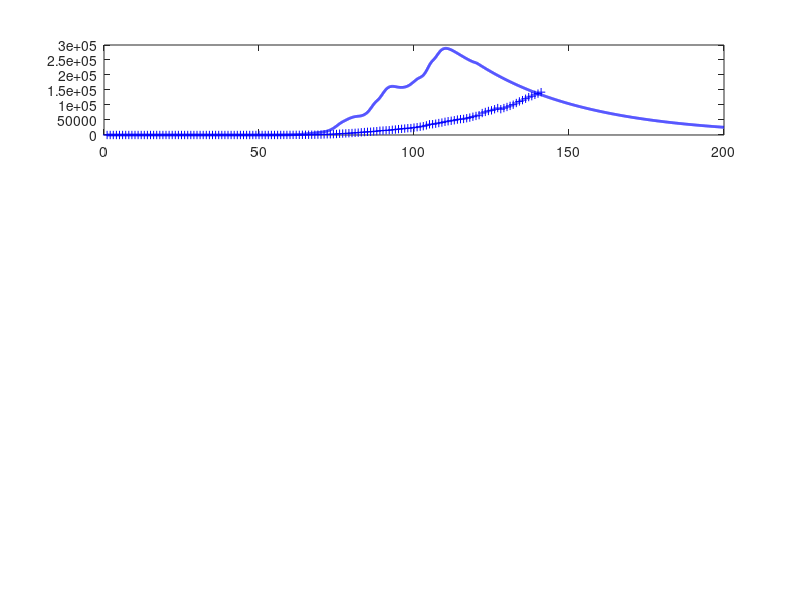

Write MATLAB code to recreate this figure. (Note: this script raises an error after producing the figure.)
% svr19INDIA.m

% Revised:  2020 04 04

% Mathemtatical model for the spread of the covid19 virus
% Model for GLOBAL spread of virus
% Model for CHINA spread of virus: download svr19CHINA.m
% Data from https://www.worldometers.info/coronavirus/
% Date file:  covid19.mat  variable covid19
% Model specified by the variables in the INPUT SECTION of the Script

% DOING PHYSICS WITH MATLAB: 
%   https://d-arora.github.io/Doing-Physics-With-Matlab/
% Documentation
%   http://www.physics.usyd.edu.au/teach_res/mp/doc/sird19E.htm
% Download Scripts
%   http://www.physics.usyd.edu.au/teach_res/mp/mscripts/

% Ian Cooper
% email: matlabvisualphysics@gmail.com
% Matlab 2019b

% Populations: Data d / Model
% Susceptible individuals:  Sd  S
% Active infections (currently infected);  Id  I
% Recovered:  Rd  R
% Dead:  Dd  D

close all
clear
clc

global Imax Rmax Dmax ITmax Smax

load('covid19.mat')

% DATA: variable covid19
% Col 1: World   Id   Currently Infected Cases
% Col 2: World   Rd   Recovered
% Col 3: World   Dd   Deaths

% Data for China with Script svr19CHINA.m
% Col 4: China   Total infected cases
% Col 5: China   Currently Infected Cases
% Col 6: China   Deaths
% Col 7: USA     Total infected cases
% Col 8: USA     Currently infected cases
% Col 9: USA     Deaths
% Col 10: AUST     Total infected cases
% Col 11: AUST     Currently infected cases
% Col 12: AUST     Deaths
% Col 13: IND     Total infected cases
% Col 14: IND     Currently infected cases
% Col 15: IND     Deaths


% Model: number of time steps 
  num = 5000;
% Model: S  D  R  
  S = zeros(num,1);
  D = zeros(num,1);
  R = zeros(num,1);
  I = zeros(num,1);
  
% *********************************************************************  
% INPUTS: Model Parameters
% ********************************************************************* 

% Maximum number of days for model   [200]
  tMax = 200;
% Initial number of infections   [0.004] 
  nS = 1325;
  I(nS) = 0.004;
% Adjustible model parameters  
% S --> I  [0.38] 
  a = 0.39;
% I --> R  [0.036]
  b = 0.025;
% I --> D  [0.0025]
  d = 0.003;

% See SETUP for input of surge factors

% *********************************************************************  
% SETUP
% ********************************************************************* 
  
% DATA: Id Rd Dd / Number of data days for COVID19  
  Ndays  = find(covid19 == 0,1) - 1;  
  Idtot  = covid19(1:Ndays,13);
  Id     = covid19(1:Ndays,14);
  Dd     = covid19(1:Ndays,15);

  
% Model: Initial values for populations
  S(nS) = 1;
  D(1) = 0;
  R(1) = 0;   
  
% TIME [days]
  t = linspace(1,tMax,num)';
  dt = t(2) - t(1);

  
% SURGE FACTORS
  s = zeros(num,1);
  for n = 1:num-1
     if t(n) > 70; s(n) = 0.5; end 
     if t(n) > 77; s(n) = 1; end
     if t(n) > 82; s(n) = 2;end
     if t(n) > 88; s(n) = 3;end
     if t(n) > 94; s(n) = 4;end
     if t(n) > 102; s(n) = 5;end
     if t(n) > 106; s(n) = 6;end
     if t(n) > 120; s(n) = 0; end
  end


   
% *********************************************************************  
% MODEL: Time Evolution
% ********************************************************************* 
 
for n = nS:num-1
  dS = -a*S(n)*I(n)*dt;
  dI = -dS;
  I(n+1) = I(n) + dI;
  dR = b*I(n)*dt;
  dD = d*I(n)*dt;
  surge = s(n)*S(n)*dt;
  R(n+1) = R(n)+ dR;
  D(n+1) = D(n) + dD;
  S(n+1) = S(n) + dS + surge;
  I(n+1) = I(n+1) - dR - dD;
 end

% Scaling I, R and D values at day specified by t_index 
%   I(27) = Id(27)
 t_index = Ndays-1;
 index = find(t > t_index,1);
  
 f = Id(t_index)./ I(index);
 %  f = 2.5e5/88;
   
% Scale populations
  I = f.*I;
  R = f.*R;
  D = f*D;
  
  Imax = max(I);
  Rmax = max(R);
  Dmax = max(D);
  Smax = max(S);
  
% Model: total population that has been infected;  
  Itot = I + R + D;
  ITmax = max(Itot);
  
% Data
  Rd = Idtot - Id - Dd;
  Idmax = max(Id);
  Rdmax = max(Rd);
  Ddmax = max(Dd);
  ITdmax = max(Idtot);
  
% Percentages: model
  pI = 100*I(end) / Itot(end);
  pR = 100*R(end) / Itot(end);
  pD = 100*D(end) / Itot(end);
  
% Percentages: Data
  pId = 100*Id(end) / Idtot(end);
  pRd = 100*Rd(end) / Idtot(end);
  pDd = 100*Dd(end) / Idtot(end);

  
  
% *********************************************************************  
% GRAPHICS
% ********************************************************************* 

figure(1)
  set(gcf,'units','normalized');
  set(gcf,'position',[0.02 0.05 0.3 0.75]);
  set(gcf,'color','w');

subplot(4,1,1)  % INFECTIONS
    xP = 1: Ndays;
    yP = Id;
    plot(xP,yP,'b+')   
    hold on
    
%     xP = t_index; yP = Id(t_index);
%     plot(xP,yP,'bo','markerfacecolor','b','markersize',8)
%     
    xP = t; yP = I;
    plot(xP,yP,'b','linewidth',2)

    plotMonths(1)
       
    grid on
    title('Active Infections  I')
    ylabel('I','FontName','Times New Roman')  
    set(gca,'fontsize',12)
  
    
subplot(4,1,2)   % RECOVERIES
    xP = 1: Ndays;
    yP = Rd; 
    plot(xP,yP,'k+')
    hold on
 
%     xP = t_index; yP = Rd(t_index);
%     plot(xP,yP,'ko','markerfacecolor','k','markersize',8)
%     
    xP = t; yP = R;
    plot(xP,yP,'k','linewidth',2)
    
    plotMonths(2)    
    
    grid on
    ylabel('R')
    title('Recoveries  R')
    set(gca,'fontsize',12)
   
 subplot(4,1,3)    % DEATHS
    xP = 1: Ndays;
    yP = Dd; 
    plot(xP,yP,'r+')
    hold on
 
%     xP = t_index; yP = Dd(t_index);
%     plot(xP,yP,'ro','markerfacecolor','r','markersize',8)
    
    xP = t; yP = D;
    plot(xP,yP,'r','linewidth',2)
    
    plotMonths(3)
    grid on
    
    ylabel('D')
    title('Deaths  D')
    set(gca,'fontsize',12)   
    
 subplot(4,1,4)   % Total infections
 
    th = 5;
    k = log(2)/th;
    v0 = 177400/exp(k*60);
    v = v0.*exp(k*(t-45));
   % v(v > ITmax) = ITmax;
    
    xP = t(1:2500);
    yP = v(1:2500);
    plot(xP,yP,'r','linewidth',1.2)
    ylim([0 1.2*ITmax])
    hold on
 
    xP = 1 : Ndays;
    yP = Idtot; 
    plot(xP,yP,'b+')
    hold on
    xP = t; yP = Itot;
    plot(xP,yP,'b','linewidth',2)
    
    plotMonths(4)
    
    grid on
    xlabel('days elapsed')
    ylabel('I_{tot}','FontName','Times New Roman')
    title('Total Infections I_{tot}');
    set(gca,'fontsize',12) 
    

figure(2)
   set(gcf,'units','normalized');
   set(gcf,'position',[0.60 0.05 0.25 0.25]);
   set(gcf,'color','w');

   fig = figure(2);
   left_color = [0 0 0];
   right_color = [1 0 1];
   set(fig,'defaultAxesColorOrder',[left_color; right_color]);
   
    hold on
    plotMonths(5)   
        
    hold on
    yyaxis left
    xP = t; yP = S;
    plot(xP,yP,'k','linewidth',2)
    grid on
    xlabel('days elapsed')
    ylabel('Susceptible population  S') 
      
    yyaxis right
    xP = t; yP = s;
    plot(xP,yP,'m','linewidth',1)
    grid on
    ylabel('surge factor  s') 
        
    set(gca,'fontsize',12)    
    box on

    
figure(7)
   set(gcf,'units','normalized');
   set(gcf,'position',[0.33 0.05 0.25 0.35]);
   set(gcf,'color','w');

   xlim([0 120])
   ylim([0 250])
   hh = 250; dh = -25;
   
   txt = 'Start date:  22 January 2020';
   Htext = text(0,hh,txt,'fontsize',12);
   set(Htext,'color','k')
   
   hh = hh+dh;
   txt = 'Model Parameters';
   text(0,hh,txt,'fontsize',12)
   
   hh = hh+dh;
   txt = sprintf('I(0) = %3.0f   a = %2.3f   b = %2.3f   d = %2.3f', ...
       I(1),a,b,d);
   text(0,hh,txt,'fontsize',12)
      
   hh = hh+2*dh; 
   txt = 'DATA';
   text(0,hh,txt,'fontsize',12)
   
    z = datenum([2020 1 22]);
    z = z + Ndays-1;
    z = datetime(z,'ConvertFrom','datenum');
    z.Format = 'dd-MMM-yyyy';
    txt = cellstr(z) ; 
    text(20,hh,txt,'fontsize',12)
    
   hh = hh+dh;
   z1 = Id(end); z2 = Rd(end); z3 = Dd(end); z4 = z1+z2+z3;  
   txt = sprintf('I = %5.0f    R = %5.0f    D = %5.0f    I_{tot} = %5.0f', z1,z2,z3,z4);
   text(6,hh,txt,'fontsize',12)
   
    % Recoveries and Deaths
    pR = 100*Rd(end)/(Rd(end)+Dd(end));
    pD = 100*Dd(end)/(Rd(end)+Dd(end));
    hh = hh+dh;
    txt = sprintf('percent: Active = %2.1f  Recoveries = %2.1f    Deaths = %2.1f   ',pId,pRd,pDd);
    text(2,hh,txt,'fontsize',12)  
   
   hh = hh+2*dh; 
   txt = 'MODEL PREDICTIONS';
   text(0,hh,txt,'fontsize',12)
   
    z = datenum([2020 1 22]);
    z = z + tMax;
    z = datetime(z,'ConvertFrom','datenum');
    z.Format = 'dd-MMM-yyyy';
    txt = cellstr(z) ; 
    text(60,hh,txt,'fontsize',12)
   
   hh = hh+dh;
    z1 = I(end); z2 = R(end); z3 = D(end); z4 = z1+z2+z3;  
    txt = sprintf('I = %5.0f    R = %5.0f    D = %5.0f    I_{tot} = %5.0f', z1,z2,z3,z4);
    text(6,hh,txt,'fontsize',12)

   hh = hh+dh;
    txt = 'Peak';
    text(10,hh,txt,'fontsize',12)
    z = find(I == Imax,1);
    z = t(z) + datenum([2020 1 22]);
    z = datetime(z,'ConvertFrom','datenum');
    z.Format = 'dd-MMM-yyyy';
    txt = cellstr(z) ; 
    text(30,hh,txt,'fontsize',12)
   
    txt = sprintf('I_{peak} = %5.0f',Imax);
    text(70,hh,txt,'fontsize',12)
   
    hh = hh+dh;
    txt = sprintf('percent: Active = %2.1f  Recoveries = %2.1f    Deaths = %2.1f   ',pI,pR,pD);
    text(2,hh,txt,'fontsize',12)   
       
    axis off    
   
   
   
   function  pM = plotMonths(z)
     global Imax Rmax Dmax ITmax Smax
     
     % Months
       m1 = [2020 01 22];    % day zero
       m2 = [2020 02  1];    % Feb
       m3 = [2020 03  1];    % Mar
       m4 = [2020 04  1];    % Apr
       m5 = [2020 05  1];    % May
       m6 = [2020 06  1];    % Jun
       m7 = [2020 07  1];    % Jul
       m8 = [2020 08  1];    % Aug
   
      tm(1) = datenum(m1);
      tm(2) = datenum(m2) - tm(1);
      tm(3) = datenum(m3) - tm(1);
      tm(4) = datenum(m4) - tm(1);
      tm(5) = datenum(m5) - tm(1);
      tm(6) = datenum(m6) - tm(1);
      tm(7) = datenum(m7) - tm(1);
      tm(8) = datenum(m8) - tm(1);
   
      if z == 1; yMax = Imax;  end
      if z == 2; yMax = Rmax;  end
      if z == 3; yMax = Dmax;  end
      if z == 4; yMax = ITmax; end
      if z == 5; yMax = Smax; end
      
      for n = 2:8
        plot([tm(n), tm(n)], [0, yMax],'color', [0.5 0.5 0.5],'linewidth',1);
      end
      
      ys = 0.8;
      text(22, ys*yMax,'F')
      text(52, ys*yMax,'M')
      text(82, ys*yMax,'A')
      text(112,ys*yMax,'M')
      text(142,ys*yMax,'J')
      text(172,ys*yMax,'J')
      
   end
